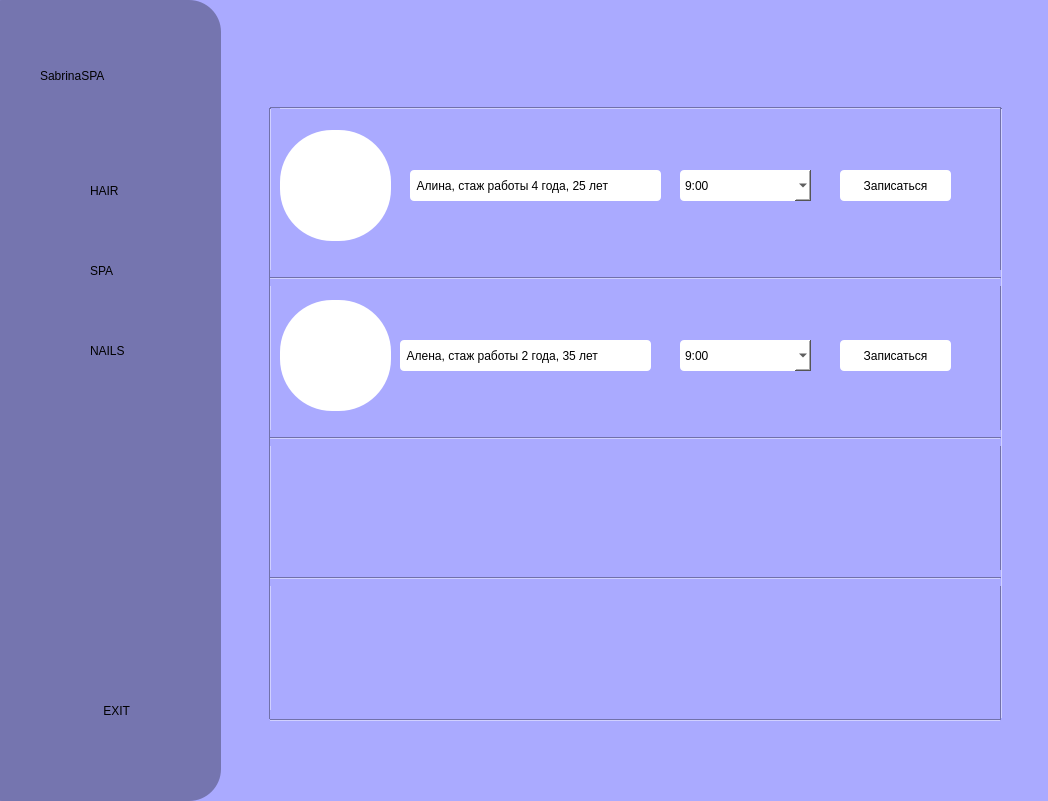
<?xml version="1.0" encoding="UTF-8"?>
<ui version="4.0">
 <class>MainWindow</class>
 <widget class="QMainWindow" name="MainWindow">
  <property name="geometry">
   <rect>
    <x>0</x>
    <y>0</y>
    <width>1048</width>
    <height>801</height>
   </rect>
  </property>
  <property name="windowTitle">
   <string>MainWindow</string>
  </property>
  <property name="styleSheet">
   <string notr="true">
background-color: rgb(170, 170, 255);
</string>
  </property>
  <property name="iconSize">
   <size>
    <width>32</width>
    <height>32</height>
   </size>
  </property>
  <widget class="QWidget" name="centralwidget">
   <widget class="QWidget" name="widget" native="true">
    <property name="geometry">
     <rect>
      <x>-30</x>
      <y>0</y>
      <width>251</width>
      <height>801</height>
     </rect>
    </property>
    <property name="styleSheet">
     <string notr="true">background-color: rgb(117, 117, 175);
border-radius: 32px;</string>
    </property>
    <widget class="QPushButton" name="hair">
     <property name="geometry">
      <rect>
       <x>50</x>
       <y>160</y>
       <width>61</width>
       <height>60</height>
      </rect>
     </property>
     <property name="styleSheet">
      <string notr="true">border: 3px solid rbg(0, 0, 0);
border-radius: 4px;

</string>
     </property>
     <property name="text">
      <string/>
     </property>
     <property name="icon">
      <iconset resource="res.qrc">
       <normaloff>:/newPrefix/face_3_FILL0_wght400_GRAD0_opsz24.svg</normaloff>:/newPrefix/face_3_FILL0_wght400_GRAD0_opsz24.svg</iconset>
     </property>
     <property name="iconSize">
      <size>
       <width>32</width>
       <height>32</height>
      </size>
     </property>
    </widget>
    <widget class="QPushButton" name="spa">
     <property name="geometry">
      <rect>
       <x>50</x>
       <y>240</y>
       <width>60</width>
       <height>60</height>
      </rect>
     </property>
     <property name="autoFillBackground">
      <bool>false</bool>
     </property>
     <property name="styleSheet">
      <string notr="true">border: 3px solid rbg(0, 0, 0);
border-radius: 4px;

</string>
     </property>
     <property name="text">
      <string/>
     </property>
     <property name="icon">
      <iconset>
       <normaloff>spa_FILL0_wght400_GRAD0_opsz24.svg</normaloff>spa_FILL0_wght400_GRAD0_opsz24.svg</iconset>
     </property>
     <property name="iconSize">
      <size>
       <width>32</width>
       <height>32</height>
      </size>
     </property>
    </widget>
    <widget class="QLabel" name="text">
     <property name="geometry">
      <rect>
       <x>70</x>
       <y>50</y>
       <width>121</width>
       <height>51</height>
      </rect>
     </property>
     <property name="styleSheet">
      <string notr="true">font: italic 16pt &quot;Sitka Small&quot;;</string>
     </property>
     <property name="text">
      <string>SabrinaSPA</string>
     </property>
    </widget>
    <widget class="QPushButton" name="nails">
     <property name="geometry">
      <rect>
       <x>50</x>
       <y>320</y>
       <width>60</width>
       <height>60</height>
      </rect>
     </property>
     <property name="autoFillBackground">
      <bool>false</bool>
     </property>
     <property name="styleSheet">
      <string notr="true">border: 3px solid rbg(0, 0, 0);
border-radius: 4px;

</string>
     </property>
     <property name="text">
      <string/>
     </property>
     <property name="icon">
      <iconset resource="res.qrc">
       <normaloff>:/newPrefix/pan_tool_FILL0_wght400_GRAD0_opsz24.svg</normaloff>:/newPrefix/pan_tool_FILL0_wght400_GRAD0_opsz24.svg</iconset>
     </property>
     <property name="iconSize">
      <size>
       <width>32</width>
       <height>32</height>
      </size>
     </property>
    </widget>
    <widget class="QLabel" name="label">
     <property name="geometry">
      <rect>
       <x>120</x>
       <y>180</y>
       <width>101</width>
       <height>21</height>
      </rect>
     </property>
     <property name="whatsThis">
      <string>&lt;html&gt;&lt;head/&gt;&lt;body&gt;&lt;p align=&quot;center&quot;&gt;&lt;br/&gt;&lt;/p&gt;&lt;/body&gt;&lt;/html&gt;</string>
     </property>
     <property name="styleSheet">
      <string notr="true">font: 9pt &quot;Mongolian Baiti&quot;;</string>
     </property>
     <property name="text">
      <string>HAIR</string>
     </property>
    </widget>
    <widget class="QLabel" name="label_2">
     <property name="geometry">
      <rect>
       <x>120</x>
       <y>260</y>
       <width>101</width>
       <height>21</height>
      </rect>
     </property>
     <property name="styleSheet">
      <string notr="true">font: 9pt &quot;Mongolian Baiti&quot;;</string>
     </property>
     <property name="text">
      <string>SPA</string>
     </property>
    </widget>
    <widget class="QLabel" name="label_3">
     <property name="geometry">
      <rect>
       <x>120</x>
       <y>340</y>
       <width>71</width>
       <height>21</height>
      </rect>
     </property>
     <property name="styleSheet">
      <string notr="true">font: 9pt &quot;Mongolian Baiti&quot;;</string>
     </property>
     <property name="text">
      <string>NAILS</string>
     </property>
    </widget>
    <widget class="QPushButton" name="pushButton_4">
     <property name="geometry">
      <rect>
       <x>50</x>
       <y>680</y>
       <width>60</width>
       <height>60</height>
      </rect>
     </property>
     <property name="styleSheet">
      <string notr="true">border: 3px solid rbg(0, 0, 0);
border-radius: 4px;</string>
     </property>
     <property name="text">
      <string/>
     </property>
     <property name="icon">
      <iconset>
       <normaloff>close_FILL0_wght400_GRAD0_opsz24.svg</normaloff>close_FILL0_wght400_GRAD0_opsz24.svg</iconset>
     </property>
     <property name="iconSize">
      <size>
       <width>52</width>
       <height>52</height>
      </size>
     </property>
    </widget>
    <widget class="QLabel" name="label_4">
     <property name="geometry">
      <rect>
       <x>120</x>
       <y>695</y>
       <width>71</width>
       <height>31</height>
      </rect>
     </property>
     <property name="styleSheet">
      <string notr="true">font: 13pt &quot;Mongolian Baiti&quot;;</string>
     </property>
     <property name="text">
      <string>    EXIT</string>
     </property>
    </widget>
   </widget>
   <widget class="Line" name="line">
    <property name="geometry">
     <rect>
      <x>270</x>
      <y>100</y>
      <width>731</width>
      <height>16</height>
     </rect>
    </property>
    <property name="orientation">
     <enum>Qt::Horizontal</enum>
    </property>
   </widget>
   <widget class="Line" name="line_2">
    <property name="geometry">
     <rect>
      <x>260</x>
      <y>108</y>
      <width>20</width>
      <height>611</height>
     </rect>
    </property>
    <property name="orientation">
     <enum>Qt::Vertical</enum>
    </property>
   </widget>
   <widget class="Line" name="line_4">
    <property name="geometry">
     <rect>
      <x>270</x>
      <y>710</y>
      <width>731</width>
      <height>20</height>
     </rect>
    </property>
    <property name="orientation">
     <enum>Qt::Horizontal</enum>
    </property>
   </widget>
   <widget class="Line" name="line_3">
    <property name="geometry">
     <rect>
      <x>1000</x>
      <y>108</y>
      <width>3</width>
      <height>611</height>
     </rect>
    </property>
    <property name="orientation">
     <enum>Qt::Vertical</enum>
    </property>
   </widget>
   <widget class="QLabel" name="label_5">
    <property name="geometry">
     <rect>
      <x>280</x>
      <y>130</y>
      <width>111</width>
      <height>111</height>
     </rect>
    </property>
    <property name="styleSheet">
     <string notr="true">background-color: rgb(255, 255, 255);
border-radius: 52px;</string>
    </property>
    <property name="text">
     <string/>
    </property>
    <property name="pixmap">
     <pixmap>girls1(1)-round.png</pixmap>
    </property>
   </widget>
   <widget class="Line" name="line_5">
    <property name="geometry">
     <rect>
      <x>270</x>
      <y>270</y>
      <width>731</width>
      <height>16</height>
     </rect>
    </property>
    <property name="orientation">
     <enum>Qt::Horizontal</enum>
    </property>
   </widget>
   <widget class="Line" name="line_6">
    <property name="geometry">
     <rect>
      <x>270</x>
      <y>430</y>
      <width>731</width>
      <height>16</height>
     </rect>
    </property>
    <property name="orientation">
     <enum>Qt::Horizontal</enum>
    </property>
   </widget>
   <widget class="Line" name="line_7">
    <property name="geometry">
     <rect>
      <x>270</x>
      <y>570</y>
      <width>731</width>
      <height>16</height>
     </rect>
    </property>
    <property name="orientation">
     <enum>Qt::Horizontal</enum>
    </property>
   </widget>
   <widget class="QLabel" name="label_6">
    <property name="geometry">
     <rect>
      <x>410</x>
      <y>170</y>
      <width>251</width>
      <height>31</height>
     </rect>
    </property>
    <property name="styleSheet">
     <string notr="true">background-color: rgb(255, 255, 255);
font: italic 12pt &quot;Sitka Display&quot;;
border-radius: 4px;</string>
    </property>
    <property name="text">
     <string>  Алина, стаж работы 4 года, 25 лет</string>
    </property>
   </widget>
   <widget class="QComboBox" name="alena_combo">
    <property name="geometry">
     <rect>
      <x>680</x>
      <y>170</y>
      <width>131</width>
      <height>31</height>
     </rect>
    </property>
    <property name="styleSheet">
     <string notr="true">background-color: rgb(255, 255, 255);
border-radius:4px;
font: italic 12pt &quot;Sitka Display&quot;;</string>
    </property>
    <item>
     <property name="text">
      <string>9:00</string>
     </property>
    </item>
    <item>
     <property name="text">
      <string>11:00</string>
     </property>
    </item>
    <item>
     <property name="text">
      <string>13:00</string>
     </property>
    </item>
    <item>
     <property name="text">
      <string>15:00</string>
     </property>
    </item>
    <item>
     <property name="text">
      <string>17:00</string>
     </property>
    </item>
    <item>
     <property name="text">
      <string>19:00</string>
     </property>
    </item>
    <item>
     <property name="text">
      <string>21:00</string>
     </property>
    </item>
   </widget>
   <widget class="QPushButton" name="zapis_alina">
    <property name="geometry">
     <rect>
      <x>840</x>
      <y>170</y>
      <width>111</width>
      <height>31</height>
     </rect>
    </property>
    <property name="styleSheet">
     <string notr="true">background-color: rgb(255, 255, 255);
border-radius: 4px;
font: italic 12pt &quot;Sitka Display&quot;;
</string>
    </property>
    <property name="text">
     <string>Записаться</string>
    </property>
   </widget>
   <widget class="QLabel" name="label_7">
    <property name="geometry">
     <rect>
      <x>280</x>
      <y>300</y>
      <width>111</width>
      <height>111</height>
     </rect>
    </property>
    <property name="styleSheet">
     <string notr="true">background-color: rgb(255, 255, 255);
border-radius: 52px;</string>
    </property>
    <property name="text">
     <string/>
    </property>
    <property name="pixmap">
     <pixmap>pretty_girls_07(1)-round.png</pixmap>
    </property>
   </widget>
   <widget class="QLabel" name="label_8">
    <property name="geometry">
     <rect>
      <x>400</x>
      <y>340</y>
      <width>251</width>
      <height>31</height>
     </rect>
    </property>
    <property name="styleSheet">
     <string notr="true">background-color: rgb(255, 255, 255);
font: italic 12pt &quot;Sitka Display&quot;;
border-radius: 4px;</string>
    </property>
    <property name="text">
     <string>  Алена, стаж работы 2 года, 35 лет</string>
    </property>
   </widget>
   <widget class="QPushButton" name="zapis_alena">
    <property name="geometry">
     <rect>
      <x>840</x>
      <y>340</y>
      <width>111</width>
      <height>31</height>
     </rect>
    </property>
    <property name="styleSheet">
     <string notr="true">background-color: rgb(255, 255, 255);
border-radius: 4px;
font: italic 12pt &quot;Sitka Display&quot;;
</string>
    </property>
    <property name="text">
     <string>Записаться</string>
    </property>
   </widget>
   <widget class="QComboBox" name="alena_combo_2">
    <property name="geometry">
     <rect>
      <x>680</x>
      <y>340</y>
      <width>131</width>
      <height>31</height>
     </rect>
    </property>
    <property name="styleSheet">
     <string notr="true">background-color: rgb(255, 255, 255);
border-radius:4px;
font: italic 12pt &quot;Sitka Display&quot;;</string>
    </property>
    <item>
     <property name="text">
      <string>9:00</string>
     </property>
    </item>
    <item>
     <property name="text">
      <string>11:00</string>
     </property>
    </item>
    <item>
     <property name="text">
      <string>13:00</string>
     </property>
    </item>
    <item>
     <property name="text">
      <string>15:00</string>
     </property>
    </item>
    <item>
     <property name="text">
      <string>17:00</string>
     </property>
    </item>
    <item>
     <property name="text">
      <string>19:00</string>
     </property>
    </item>
    <item>
     <property name="text">
      <string>21:00</string>
     </property>
    </item>
   </widget>
  </widget>
 </widget>
 <resources>
  <include location="res.qrc"/>
 </resources>
 <connections/>
</ui>
